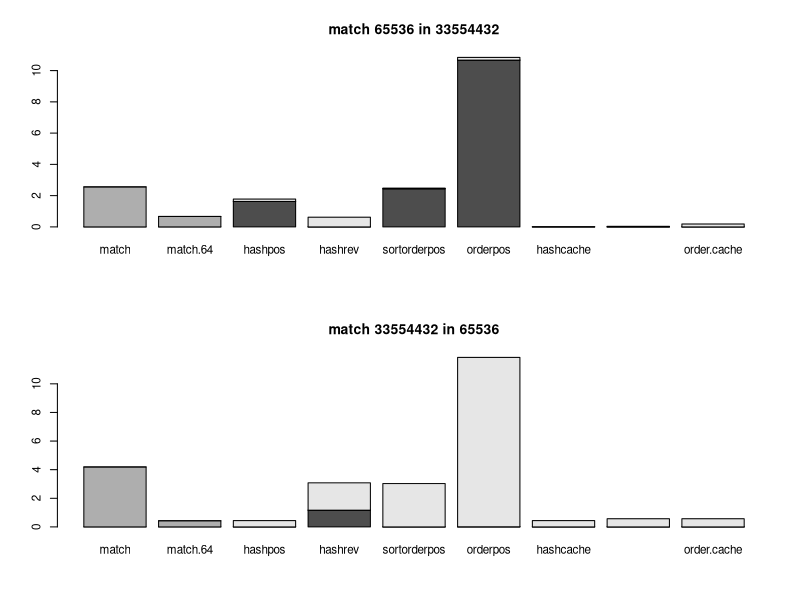
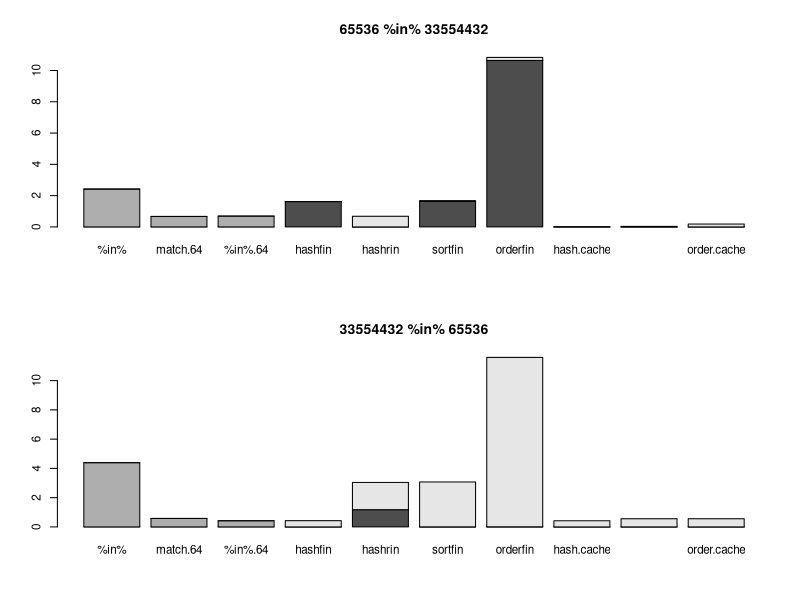
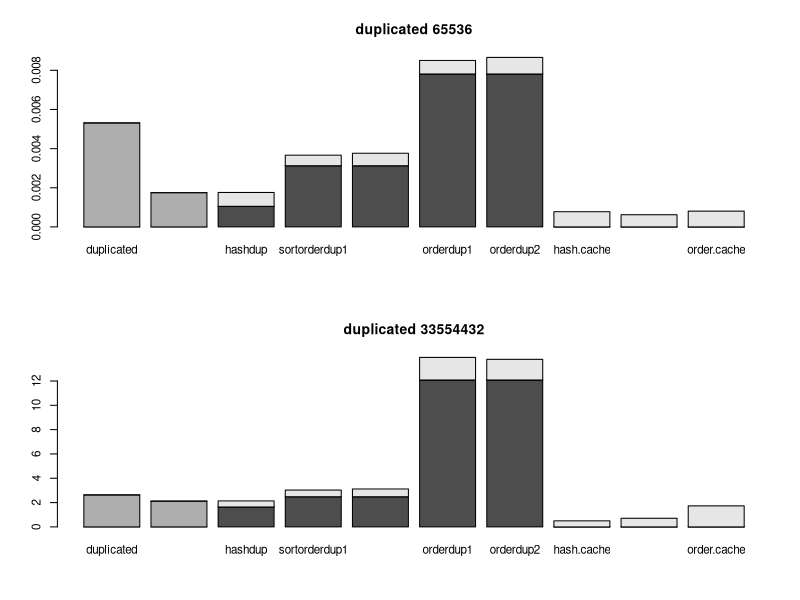
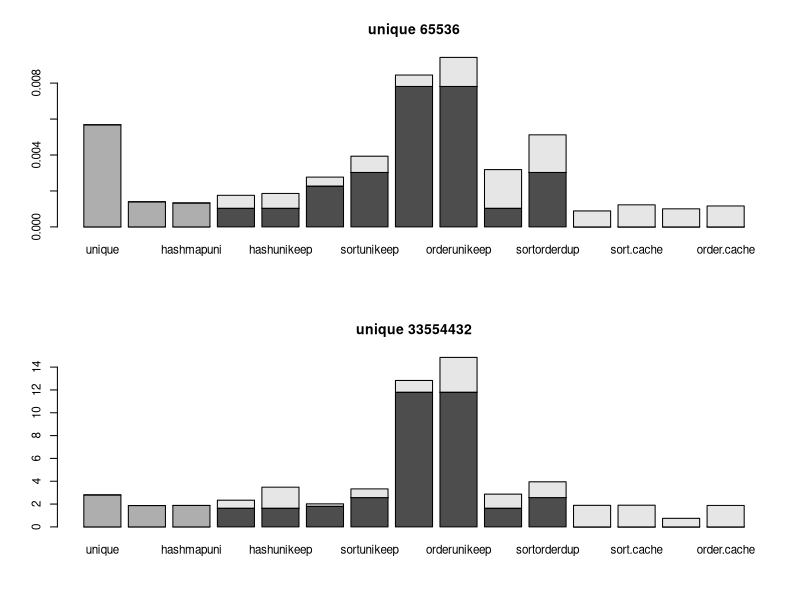
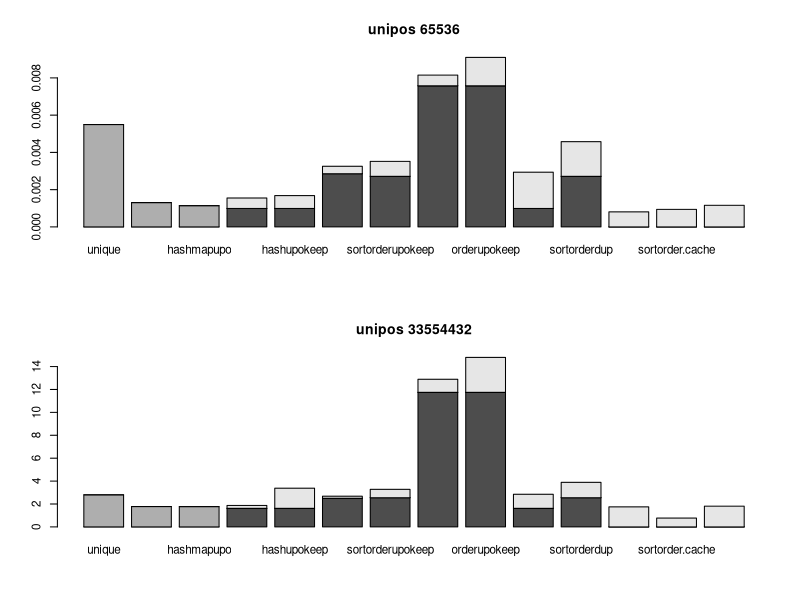
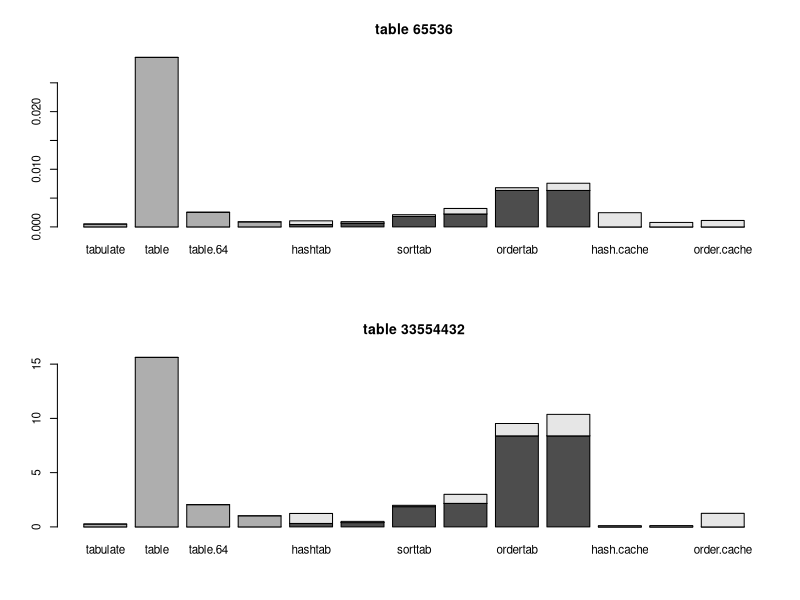
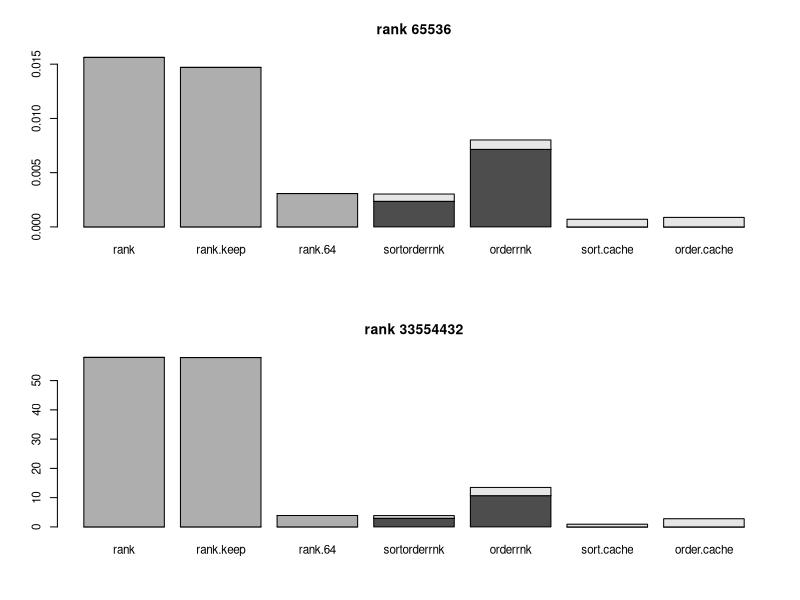
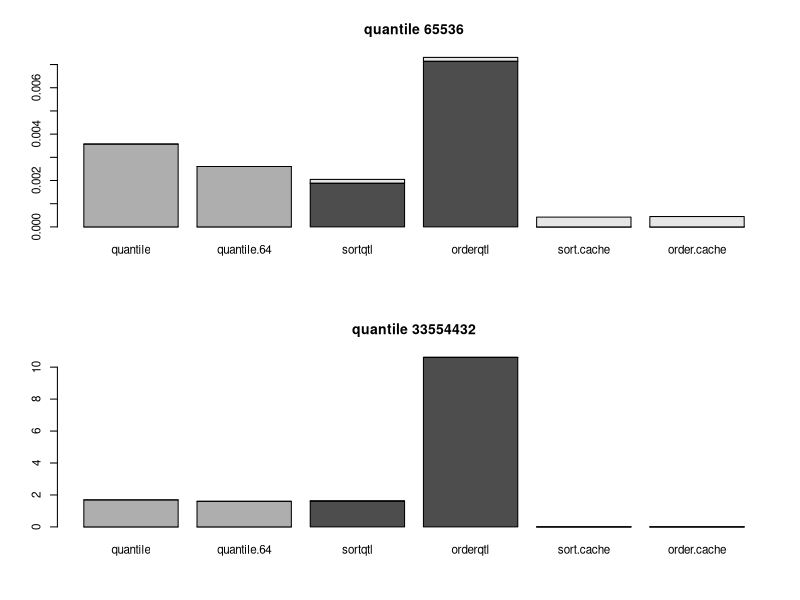

These charts were generated, in order, by the following R code:
library(bit64)


### Name: optimizer64.data
### Title: Results of performance measurement on a Core i7 Lenovo T410 8 GB
###   RAM under Windows 7 64bit
### Aliases: optimizer64.data
### Keywords: datasets

### ** Examples

data(optimizer64.data)
print(optimizer64.data)
oldpar <- par(no.readonly = TRUE)
par(mfrow=c(2,1))
par(cex=0.7)
for (i in 1:nrow(optimizer64.data)){
 for (j in 1:2){
   tim <- optimizer64.data[[i,j]]
  barplot(t(tim))
  if (rownames(optimizer64.data)[i]=="match")
   title(paste("match", colnames(optimizer64.data)[j], "in", colnames(optimizer64.data)[3-j]))
  else if (rownames(optimizer64.data)[i]=="%in%")
   title(paste(colnames(optimizer64.data)[j], "%in%", colnames(optimizer64.data)[3-j]))
  else
   title(paste(rownames(optimizer64.data)[i], colnames(optimizer64.data)[j]))
 }
}
par(mfrow=c(1,1))
